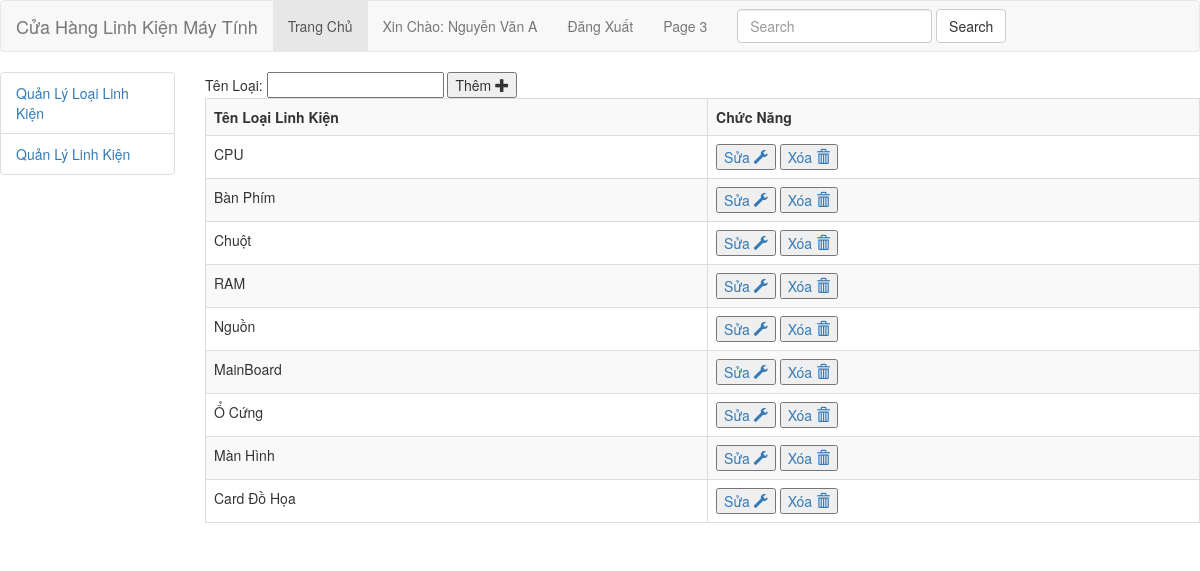
Screenshot of /LinhKienMayTinh/quanLy.php (signed in) with the database file from the repository.
### tables this page shows
CREATE TABLE `loailinhkien` (
  `MaLoaiLinhKien` int(11) NOT NULL,
  `TenLoaiLinhKien` varchar(100) NOT NULL
);

### LinhKienMayTinh/dao/loaiLinhKiendao.php (called while the page is built, shortened)
<?php include './bean/loaiLinhKienbean.php';?>
<?php
class loaiLinhKiendao {
    public function getLoaiLinhKien(){
        $arr= array();
        $conn= mysqli_connect("localhost", "root", "", "lkmt");
        mysqli_set_charset($conn, 'UTF8');
        $sql="select * from loailinhkien";
        $result = $conn->query($sql);
        if ($result->num_rows > 0) {
            while ($row = $result->fetch_assoc()) {
                $loaiLinhKien= new loaiLinhKienbean($row["MaLoaiLinhKien"], $row["TenLoaiLinhKien"]);
                $arr[]=$loaiLinhKien;
            }
        }
        return $arr;
    }
}
?>

### LinhKienMayTinh/bo/loaiLinhKienbo.php (called while the page is built, shortened)
<?php
include './dao/loaiLinhKiendao.php';
class loaiLinhKienbo {
    public function getLoaiLinhKien() {
        $llkdao = new loaiLinhKiendao();
        $this->listllk=$llkdao->getLoaiLinhKien();
        return $this->listllk;
    }
}

### LinhKienMayTinh/bean/loaiLinhKienbean.php (called while the page is built, shortened)
<?php
class loaiLinhKienbean {
    function __construct($maLoaiLinhKien, $tenLoaiLinhKien) {
        $this->maLoaiLinhKien = $maLoaiLinhKien;
        $this->tenLoaiLinhKien = $tenLoaiLinhKien;
    }
}
?>

### LinhKienMayTinh/pages/p5_QuanLyLoaiLinhKien.php (the view, shortened to what this page needs)
<?php
$lbo = new loaiLinhKienbo();
$lbo->getLoaiLinhKien();
$listLK = $lbo->getLoaiLinhKien();
?>
<?php
if (isset($_GET["sualoai"])) {
    $txtml = $_GET["sualoai"];
    ?>
    <form method="POST" action="quanLy.php?p=5&sualoai=<?php echo $txtml ?>">
        Tên Loại: <input type="text" name="txtTL">
        <input class="button" type="submit" value="Sửa">
        <button><a href="quanLy.php">Quay Lại</a></button>
    </form>
    <?php
    if (isset($_POST["txtTL"])) {
        $txtTL=$_POST["txtTL"];
        $lbo->suaLoaiLinhKien($txtml, $txtTL);
        header("Location: quanLy.php?p=5");
    }
}
 else {?>
   <form method="POST" action="quanLy.php?p=5">
       Tên Loại: <input type="text" name="txtTL" required>
       <button type="submit" name="butThem">Thêm <span class="glyphicon">&#x2b;</span></button>
    </form>
<?php
 }
?>
<table class="table table-striped table-bordered">
    <tr>
        <th> Tên Loại Linh Kiện</th>
        <th> Chức Năng </th>
    </tr>
    <?php
    foreach ($listLK as $value) {
        ?>
        <tr>
            <td>
                <?php echo $value->tenLoaiLinhKien ?>
            </td>
            <td>
                <button><a href="quanLy.php?p=5&sualoai=<?php echo $value->maLoaiLinhKien ?>">Sửa <span class="glyphicon">&#xe136;</span></a></button>
                <button><a href="quanLy.php?p=5&xoaloai=<?php echo $value->maLoaiLinhKien ?>">Xóa <span class="glyphicon">&#xe020;</span></a></button>
            </td>
        </tr>
        <?php
    }
    ?>
</table>

### rows the page displays
loailinhkien: TenLoaiLinhKien "CPU"
loailinhkien: TenLoaiLinhKien "Bàn Phím"
loailinhkien: TenLoaiLinhKien "Chuột"
loailinhkien: TenLoaiLinhKien "RAM"
loailinhkien: TenLoaiLinhKien "Nguồn"
loailinhkien: TenLoaiLinhKien "MainBoard"
loailinhkien: TenLoaiLinhKien "Ổ Cứng"
loailinhkien: TenLoaiLinhKien "Màn Hình"
loailinhkien: TenLoaiLinhKien "Card Đồ Họa"

### other values shown
$_SESSION["userName"] "Nguyễn Văn A"
